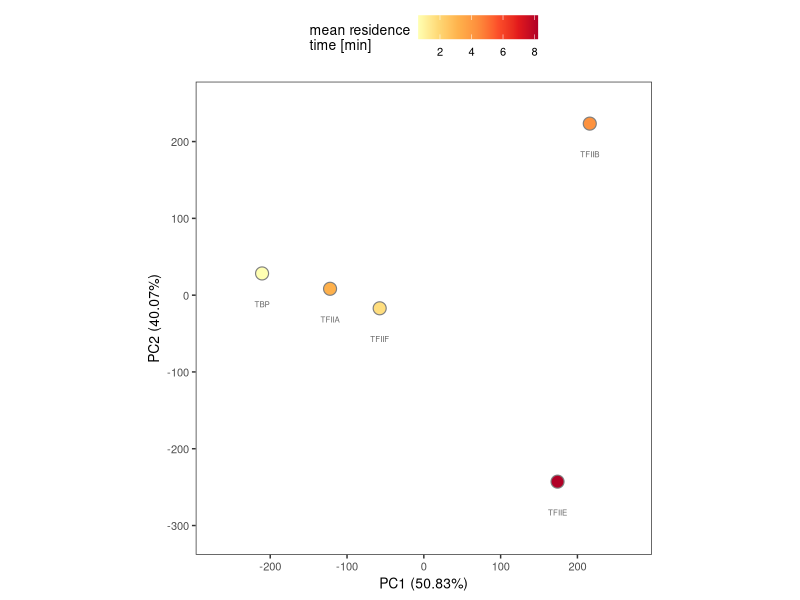

Recreate this plot in R. (Note: this script raises an error after producing the figure.)
rm(list = ls())

library(tidyverse)

# load imputed values
imp = as.matrix(read.csv("data/imputed_missing_values/imputed_residence_times_fastSitesExcluded.csv") %>% 
                  column_to_rownames(var = "X"))

# upload table replace <1 min with a random number between 0-1
# make class labels
resTimes = read.csv("data/residence_times_all.csv") %>% 
  dplyr::select(-peakName) %>% 
  pivot_longer(cols = TBP:TFIIF, names_to = "factorName", values_to = "resTime", values_drop_na = TRUE) %>% 
  distinct()

meanResTime = resTimes %>% 
  mutate(randNum = runif(nrow(resTimes), min=0, max=1)) %>% 
  mutate(resTimesNum = ifelse(resTime == "<1", randNum, as.numeric(resTime))) %>% 
  dplyr::select(factorName, resTimesNum) %>% 
  group_by(factorName) %>% 
  summarise(meanResTime = mean(resTimesNum))

# ======= 1) pca of factors ===========
factorPCA = function(imputedData){
  pca = prcomp(t(imputedData))
  summary(pca)
  variance = round((pca$sdev^2 / sum(pca$sdev^2))*100, digits = 2)
  PCA_out = as.data.frame(pca$x) %>% 
    add_column(variance) %>% 
    rownames_to_column(var = "factorName")
  
  return(PCA_out)
}

# a) plot PCA with imputed observations
plotPCA_factors = factorPCA(imp) %>% 
  inner_join(meanResTime)
p = ggplot(plotPCA_factors, aes(x = PC1, y = PC2, label = factorName, fill = meanResTime, color = meanResTime))
p + geom_point(size=4, shape = 21, stroke = 0.6, color = "grey50") + 
  geom_text(nudge_y = -40, color = "grey40", size = 2) +
  theme_bw() +
  xlab(paste('PC1 (', plotPCA_factors $variance[1],'%)', sep = ""))+
  ylab(paste('PC2 (', plotPCA_factors $variance[2],'%)', sep = "")) +
  coord_fixed() +
  xlim(-270, 270) +
  ylim(-310, 250) +
  theme(panel.background = element_rect(fill = "transparent"), # bg of the panel
        plot.background = element_rect(fill = "transparent", color = NA),
        legend.background = element_rect(fill = "transparent"),
        text = element_text(size=10),
        strip.background=element_rect(colour="black",
                                      fill="white"),
        panel.grid.major = element_blank(), 
        panel.grid.minor = element_blank(), 
        legend.position = "top") +
  scale_fill_distiller(palette = "YlOrRd", direction = 1) +
  guides(fill=guide_colorbar(title=paste("mean residence", "time [min]", sep = "\n"))) 
ggsave("figures/panels/figSb/PCA_factors_without_fastSites.pdf", width = 6, height = 7, units = "cm")
